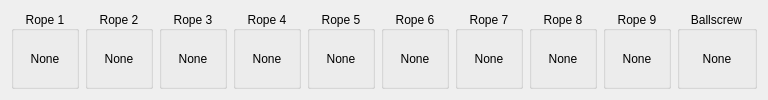
             <widget class="QWidget" name="tab_advanced_status">
              <attribute name="title">
               <string>Advanced Status</string>
              </attribute>
              <layout class="QHBoxLayout" name="horizontalLayout_48">
               <item>
                <widget class="QGroupBox" name="groupBox_54">
                 <property name="title">
                  <string>Rope 1</string>
                 </property>
                 <property name="alignment">
                  <set>Qt::AlignCenter</set>
                 </property>
                 <layout class="QVBoxLayout" name="verticalLayout_106" stretch="0">
                  <property name="spacing">
                   <number>0</number>
                  </property>
                  <property name="leftMargin">
                   <number>0</number>
                  </property>
                  <property name="topMargin">
                   <number>0</number>
                  </property>
                  <property name="rightMargin">
                   <number>0</number>
                  </property>
                  <property name="bottomMargin">
                   <number>0</number>
                  </property>
                  <item>
                   <widget class="QLabel" name="rope_1">
                    <property name="text">
                     <string>None</string>
                    </property>
                    <property name="alignment">
                     <set>Qt::AlignCenter</set>
                    </property>
                   </widget>
                  </item>
                 </layout>
                </widget>
               </item>
               <item>
                <widget class="QGroupBox" name="groupBox_55">
                 <property name="title">
                  <string>Rope 2</string>
                 </property>
                 <property name="alignment">
                  <set>Qt::AlignCenter</set>
                 </property>
                 <layout class="QVBoxLayout" name="verticalLayout_107" stretch="0">
                  <property name="spacing">
                   <number>0</number>
                  </property>
                  <property name="leftMargin">
                   <number>0</number>
                  </property>
                  <property name="topMargin">
                   <number>0</number>
                  </property>
                  <property name="rightMargin">
                   <number>0</number>
                  </property>
                  <property name="bottomMargin">
                   <number>0</number>
                  </property>
                  <item>
                   <widget class="QLabel" name="rope_2">
                    <property name="text">
                     <string>None</string>
                    </property>
                    <property name="alignment">
                     <set>Qt::AlignCenter</set>
                    </property>
                   </widget>
                  </item>
                 </layout>
                </widget>
               </item>
               <item>
                <widget class="QGroupBox" name="groupBox_56">
                 <property name="title">
                  <string>Rope 3</string>
                 </property>
                 <property name="alignment">
                  <set>Qt::AlignCenter</set>
                 </property>
                 <layout class="QVBoxLayout" name="verticalLayout_108" stretch="0">
                  <property name="spacing">
                   <number>0</number>
                  </property>
                  <property name="leftMargin">
                   <number>0</number>
                  </property>
                  <property name="topMargin">
                   <number>0</number>
                  </property>
                  <property name="rightMargin">
                   <number>0</number>
                  </property>
                  <property name="bottomMargin">
                   <number>0</number>
                  </property>
                  <item>
                   <widget class="QLabel" name="rope_3">
                    <property name="text">
                     <string>None</string>
                    </property>
                    <property name="alignment">
                     <set>Qt::AlignCenter</set>
                    </property>
                   </widget>
                  </item>
                 </layout>
                </widget>
               </item>
               <item>
                <widget class="QGroupBox" name="groupBox_57">
                 <property name="title">
                  <string>Rope 4</string>
                 </property>
                 <property name="alignment">
                  <set>Qt::AlignCenter</set>
                 </property>
                 <layout class="QVBoxLayout" name="verticalLayout_109" stretch="0">
                  <property name="spacing">
                   <number>0</number>
                  </property>
                  <property name="leftMargin">
                   <number>0</number>
                  </property>
                  <property name="topMargin">
                   <number>0</number>
                  </property>
                  <property name="rightMargin">
                   <number>0</number>
                  </property>
                  <property name="bottomMargin">
                   <number>0</number>
                  </property>
                  <item>
                   <widget class="QLabel" name="rope_4">
                    <property name="text">
                     <string>None</string>
                    </property>
                    <property name="alignment">
                     <set>Qt::AlignCenter</set>
                    </property>
                   </widget>
                  </item>
                 </layout>
                </widget>
               </item>
               <item>
                <widget class="QGroupBox" name="groupBox_58">
                 <property name="title">
                  <string>Rope 5</string>
                 </property>
                 <property name="alignment">
                  <set>Qt::AlignCenter</set>
                 </property>
                 <layout class="QVBoxLayout" name="verticalLayout_110" stretch="0">
                  <property name="spacing">
                   <number>0</number>
                  </property>
                  <property name="leftMargin">
                   <number>0</number>
                  </property>
                  <property name="topMargin">
                   <number>0</number>
                  </property>
                  <property name="rightMargin">
                   <number>0</number>
                  </property>
                  <property name="bottomMargin">
                   <number>0</number>
                  </property>
                  <item>
                   <widget class="QLabel" name="rope_5">
                    <property name="text">
                     <string>None</string>
                    </property>
                    <property name="alignment">
                     <set>Qt::AlignCenter</set>
                    </property>
                   </widget>
                  </item>
                 </layout>
                </widget>
               </item>
               <item>
                <widget class="QGroupBox" name="groupBox_59">
                 <property name="title">
                  <string>Rope 6</string>
                 </property>
                 <property name="alignment">
                  <set>Qt::AlignCenter</set>
                 </property>
                 <layout class="QVBoxLayout" name="verticalLayout_111" stretch="0">
                  <property name="spacing">
                   <number>0</number>
                  </property>
                  <property name="leftMargin">
                   <number>0</number>
                  </property>
                  <property name="topMargin">
                   <number>0</number>
                  </property>
                  <property name="rightMargin">
                   <number>0</number>
                  </property>
                  <property name="bottomMargin">
                   <number>0</number>
                  </property>
                  <item>
                   <widget class="QLabel" name="rope_6">
                    <property name="text">
                     <string>None</string>
                    </property>
                    <property name="alignment">
                     <set>Qt::AlignCenter</set>
                    </property>
                   </widget>
                  </item>
                 </layout>
                </widget>
               </item>
               <item>
                <widget class="QGroupBox" name="groupBox_60">
                 <property name="title">
                  <string>Rope 7</string>
                 </property>
                 <property name="alignment">
                  <set>Qt::AlignCenter</set>
                 </property>
                 <layout class="QVBoxLayout" name="verticalLayout_112" stretch="0">
                  <property name="spacing">
                   <number>0</number>
                  </property>
                  <property name="leftMargin">
                   <number>0</number>
                  </property>
                  <property name="topMargin">
                   <number>0</number>
                  </property>
                  <property name="rightMargin">
                   <number>0</number>
                  </property>
                  <property name="bottomMargin">
                   <number>0</number>
                  </property>
                  <item>
                   <widget class="QLabel" name="rope_7">
                    <property name="text">
                     <string>None</string>
                    </property>
                    <property name="alignment">
                     <set>Qt::AlignCenter</set>
                    </property>
                   </widget>
                  </item>
                 </layout>
                </widget>
               </item>
               <item>
                <widget class="QGroupBox" name="groupBox_61">
                 <property name="title">
                  <string>Rope 8</string>
                 </property>
                 <property name="alignment">
                  <set>Qt::AlignCenter</set>
                 </property>
                 <layout class="QVBoxLayout" name="verticalLayout_113" stretch="0">
                  <property name="spacing">
                   <number>0</number>
                  </property>
                  <property name="leftMargin">
                   <number>0</number>
                  </property>
                  <property name="topMargin">
                   <number>0</number>
                  </property>
                  <property name="rightMargin">
                   <number>0</number>
                  </property>
                  <property name="bottomMargin">
                   <number>0</number>
                  </property>
                  <item>
                   <widget class="QLabel" name="rope_8">
                    <property name="text">
                     <string>None</string>
                    </property>
                    <property name="alignment">
                     <set>Qt::AlignCenter</set>
                    </property>
                   </widget>
                  </item>
                 </layout>
                </widget>
               </item>
               <item>
                <widget class="QGroupBox" name="groupBox_62">
                 <property name="title">
                  <string>Rope 9</string>
                 </property>
                 <property name="alignment">
                  <set>Qt::AlignCenter</set>
                 </property>
                 <layout class="QVBoxLayout" name="verticalLayout_114" stretch="0">
                  <property name="spacing">
                   <number>0</number>
                  </property>
                  <property name="leftMargin">
                   <number>0</number>
                  </property>
                  <property name="topMargin">
                   <number>0</number>
                  </property>
                  <property name="rightMargin">
                   <number>0</number>
                  </property>
                  <property name="bottomMargin">
                   <number>0</number>
                  </property>
                  <item>
                   <widget class="QLabel" name="rope_9">
                    <property name="text">
                     <string>None</string>
                    </property>
                    <property name="alignment">
                     <set>Qt::AlignCenter</set>
                    </property>
                   </widget>
                  </item>
                 </layout>
                </widget>
               </item>
               <item>
                <widget class="QGroupBox" name="groupBox_53">
                 <property name="title">
                  <string>Ballscrew</string>
                 </property>
                 <property name="alignment">
                  <set>Qt::AlignCenter</set>
                 </property>
                 <layout class="QVBoxLayout" name="verticalLayout_105" stretch="0">
                  <property name="spacing">
                   <number>0</number>
                  </property>
                  <property name="leftMargin">
                   <number>0</number>
                  </property>
                  <property name="topMargin">
                   <number>0</number>
                  </property>
                  <property name="rightMargin">
                   <number>0</number>
                  </property>
                  <property name="bottomMargin">
                   <number>0</number>
                  </property>
                  <item>
                   <widget class="QLabel" name="ballscrew">
                    <property name="text">
                     <string>None</string>
                    </property>
                    <property name="alignment">
                     <set>Qt::AlignCenter</set>
                    </property>
                   </widget>
                  </item>
                 </layout>
                </widget>
               </item>
              </layout>
             </widget>
